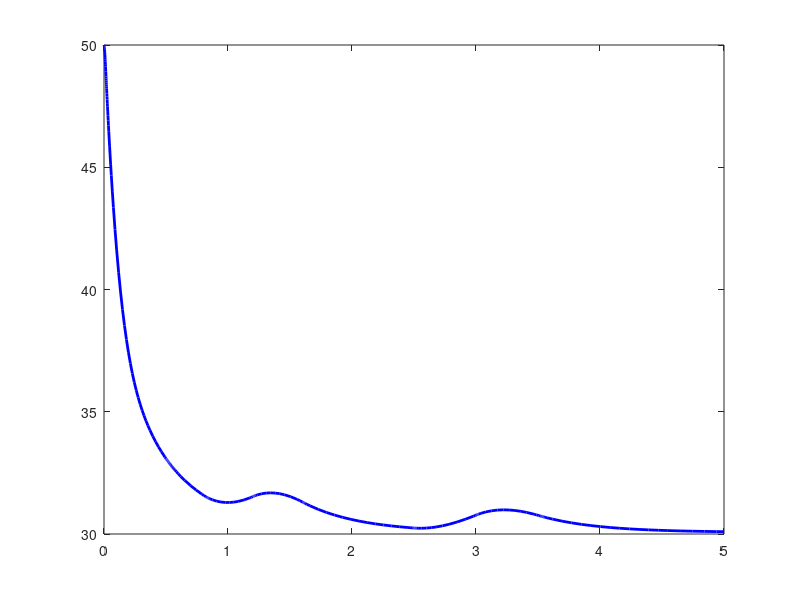

Reproduce this figure in MATLAB. (Note: this script raises an error after producing the figure.)
%% ========================================================================
%  GRÁFICAS DE RESULTADOS PID HIDRÁULICO
%  ========================================================================
clear; clc; close all;

load('hydraulic_optimization_results.mat');

t = resultados.XP_time;
x = resultados.XP_data;
ref = resultados.XP_ref;

%% Gráfica posición
figure;
plot(t, x*1000, 'b', 'LineWidth', 2); hold on;
yline(ref*1000, 'k--', 'Referencia');
grid on;
xlabel('Tiempo (s)');
ylabel('Posición (mm)');
title('Respuesta del cilindro - PID óptimo');
legend('XP', 'Referencia');

%% Error
figure;
e = (ref - x)*1000;
plot(t, e, 'r', 'LineWidth', 2);
grid on;
xlabel('Tiempo (s)');
ylabel('Error (mm)');
title('Error de seguimiento');

%% Métricas básicas
final_value = mean(x(end-10:end));
steady_state_error = abs(ref - final_value)*1000;
overshoot = max(0, (max(x)-ref)/ref*100);

fprintf('Error estacionario (mm): %.4f\n', steady_state_error);
fprintf('Overshoot (%%): %.2f\n', overshoot);
